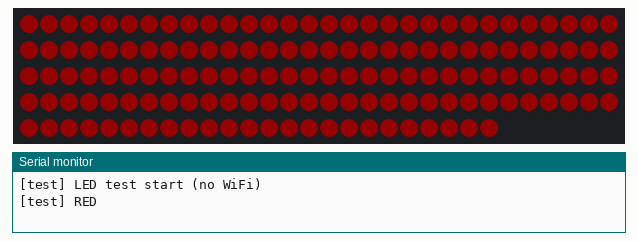
This sketch was run on a simulated ESP32. Parts: 144 RGB LEDs in strip order, left to right, continuing on the next row, the last lines printed to the serial monitor. Dim RGB values are drawn brighter than linear.

Above: at 0.6 s.
At 1.6 s:
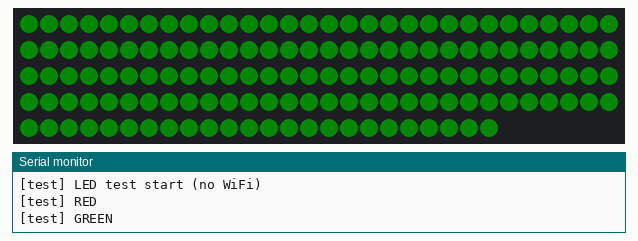
At 2.6 s:
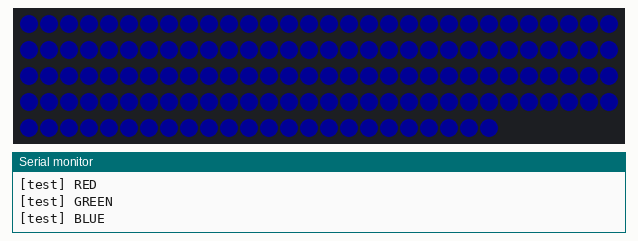
At 3.6 s:
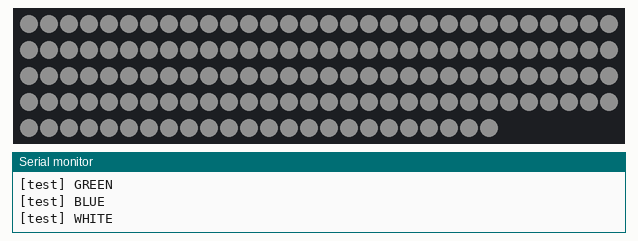
At 4.6 s:
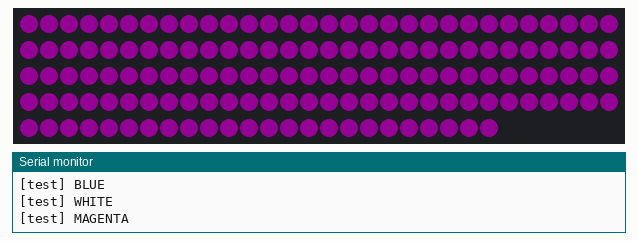

Measured:
- by itself, everything shown: repeats every 5.0 s, in 5 steps
- what the display in image 0 shows lasts 1.0 s, from 0.5 s to 1.5 s

The sketch:

led_test.ino
```cpp
/**
 * LED単体テスト（WiFi不使用）
 *
 * 赤→緑→青→白→マゼンタを1秒ずつ、永久に繰り返すだけのスケッチ。
 * ColorVision本体ファームで光らない問題の切り分け用:
 *   - これが安定して光り続ける → 配線・信号レベルはOK。原因はWiFiとの干渉
 *   - これも点いたり消えたりする → 信号レベルまたは接触の問題
 */

#include <FastLED.h>

#define NUM_LEDS 144
#define DATA_PIN 13
#define LED_TYPE WS2812B
#define COLOR_ORDER GRB
#define MAX_BRIGHTNESS 20
#define MAX_MILLIAMPS 400

CRGB leds[NUM_LEDS];

void setup() {
  Serial.begin(115200);
  delay(500);
  FastLED.addLeds<LED_TYPE, DATA_PIN, COLOR_ORDER>(leds, NUM_LEDS);
  FastLED.setBrightness(MAX_BRIGHTNESS);
  FastLED.setMaxPowerInVoltsAndMilliamps(5, MAX_MILLIAMPS);
  Serial.println("[test] LED test start (no WiFi)");
}

void loop() {
  const CRGB colors[] = {
    CRGB::Red, CRGB::Green, CRGB::Blue, CRGB::White, CRGB(255, 0, 255)
  };
  const char* names[] = { "RED", "GREEN", "BLUE", "WHITE", "MAGENTA" };

  for (int i = 0; i < 5; i++) {
    Serial.printf("[test] %s\n", names[i]);
    fill_solid(leds, NUM_LEDS, colors[i]);
    FastLED.show();
    delay(1000);
  }
}
```
